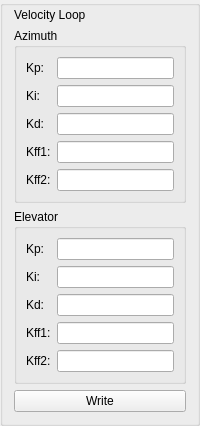
                 <widget class="QGroupBox" name="grpVelocityLoop">
                  <property name="styleSheet">
                   <string notr="true">#grpVelocityLoop { border: 2px solid gray; border-radius: 10px;	font: 16px; }</string>
                  </property>
                  <property name="title">
                   <string/>
                  </property>
                  <layout class="QGridLayout" name="gridLayout_7" rowstretch="0,1,1,0" columnstretch="0">
                   <property name="topMargin">
                    <number>2</number>
                   </property>
                   <item row="3" column="0">
                    <widget class="QPushButton" name="btnWriteVelocityLoop">
                     <property name="sizePolicy">
                      <sizepolicy hsizetype="Minimum" vsizetype="Fixed">
                       <horstretch>0</horstretch>
                       <verstretch>0</verstretch>
                      </sizepolicy>
                     </property>
                     <property name="text">
                      <string>Write</string>
                     </property>
                    </widget>
                   </item>
                   <item row="2" column="0">
                    <widget class="QGroupBox" name="groupBox_13">
                     <property name="styleSheet">
                      <string notr="true"/>
                     </property>
                     <property name="title">
                      <string>Elevator</string>
                     </property>
                     <layout class="QGridLayout" name="gridLayout_18">
                      <item row="3" column="1">
                       <widget class="QLineEdit" name="leditPID_1_3_3"/>
                      </item>
                      <item row="0" column="0">
                       <widget class="QLabel" name="label_75">
                        <property name="styleSheet">
                         <string notr="true"/>
                        </property>
                        <property name="text">
                         <string>Kp:</string>
                        </property>
                       </widget>
                      </item>
                      <item row="0" column="1">
                       <widget class="QLineEdit" name="leditPID_1_3_0"/>
                      </item>
                      <item row="2" column="0">
                       <widget class="QLabel" name="label_76">
                        <property name="styleSheet">
                         <string notr="true"/>
                        </property>
                        <property name="text">
                         <string>Kd:</string>
                        </property>
                       </widget>
                      </item>
                      <item row="5" column="0">
                       <widget class="QLabel" name="label_77">
                        <property name="styleSheet">
                         <string notr="true"/>
                        </property>
                        <property name="text">
                         <string>Kff2:</string>
                        </property>
                       </widget>
                      </item>
                      <item row="1" column="0">
                       <widget class="QLabel" name="label_78">
                        <property name="styleSheet">
                         <string notr="true"/>
                        </property>
                        <property name="text">
                         <string>Ki:</string>
                        </property>
                       </widget>
                      </item>
                      <item row="1" column="1">
                       <widget class="QLineEdit" name="leditPID_1_3_1"/>
                      </item>
                      <item row="2" column="1">
                       <widget class="QLineEdit" name="leditPID_1_3_2"/>
                      </item>
                      <item row="3" column="0">
                       <widget class="QLabel" name="label_79">
                        <property name="styleSheet">
                         <string notr="true"/>
                        </property>
                        <property name="text">
                         <string>Kff1:</string>
                        </property>
                       </widget>
                      </item>
                      <item row="5" column="1">
                       <widget class="QLineEdit" name="leditPID_1_3_4"/>
                      </item>
                     </layout>
                    </widget>
                   </item>
                   <item row="0" column="0">
                    <widget class="QLabel" name="label_3">
                     <property name="sizePolicy">
                      <sizepolicy hsizetype="Preferred" vsizetype="Fixed">
                       <horstretch>0</horstretch>
                       <verstretch>0</verstretch>
                      </sizepolicy>
                     </property>
                     <property name="styleSheet">
                      <string notr="true">QLabel { qproperty-alignment: AlignCenter; }</string>
                     </property>
                     <property name="text">
                      <string>Velocity Loop</string>
                     </property>
                    </widget>
                   </item>
                   <item row="1" column="0">
                    <widget class="QGroupBox" name="groupBox_12">
                     <property name="styleSheet">
                      <string notr="true"/>
                     </property>
                     <property name="title">
                      <string>Azimuth</string>
                     </property>
                     <layout class="QGridLayout" name="gridLayout_17">
                      <item row="3" column="1">
                       <widget class="QLineEdit" name="leditPID_0_3_3"/>
                      </item>
                      <item row="0" column="0">
                       <widget class="QLabel" name="label_70">
                        <property name="styleSheet">
                         <string notr="true"/>
                        </property>
                        <property name="text">
                         <string>Kp:</string>
                        </property>
                       </widget>
                      </item>
                      <item row="5" column="0">
                       <widget class="QLabel" name="label_72">
                        <property name="styleSheet">
                         <string notr="true"/>
                        </property>
                        <property name="text">
                         <string>Kff2:</string>
                        </property>
                       </widget>
                      </item>
                      <item row="0" column="1">
                       <widget class="QLineEdit" name="leditPID_0_3_0"/>
                      </item>
                      <item row="2" column="0">
                       <widget class="QLabel" name="label_71">
                        <property name="styleSheet">
                         <string notr="true"/>
                        </property>
                        <property name="text">
                         <string>Kd:</string>
                        </property>
                       </widget>
                      </item>
                      <item row="1" column="0">
                       <widget class="QLabel" name="label_73">
                        <property name="styleSheet">
                         <string notr="true"/>
                        </property>
                        <property name="text">
                         <string>Ki:</string>
                        </property>
                       </widget>
                      </item>
                      <item row="1" column="1">
                       <widget class="QLineEdit" name="leditPID_0_3_1"/>
                      </item>
                      <item row="2" column="1">
                       <widget class="QLineEdit" name="leditPID_0_3_2"/>
                      </item>
                      <item row="3" column="0">
                       <widget class="QLabel" name="label_74">
                        <property name="styleSheet">
                         <string notr="true"/>
                        </property>
                        <property name="text">
                         <string>Kff1:</string>
                        </property>
                       </widget>
                      </item>
                      <item row="5" column="1">
                       <widget class="QLineEdit" name="leditPID_0_3_4"/>
                      </item>
                     </layout>
                    </widget>
                   </item>
                  </layout>
                 </widget>
